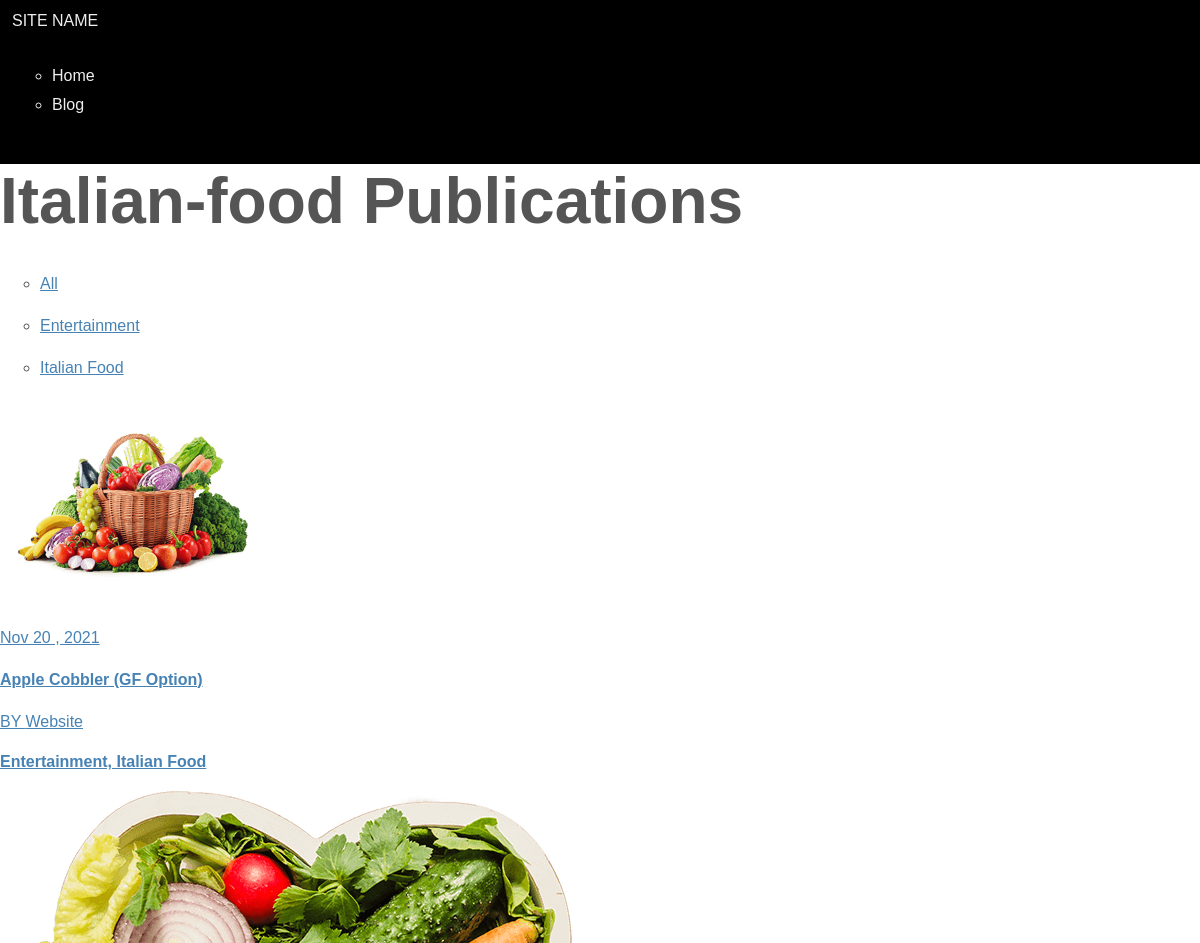
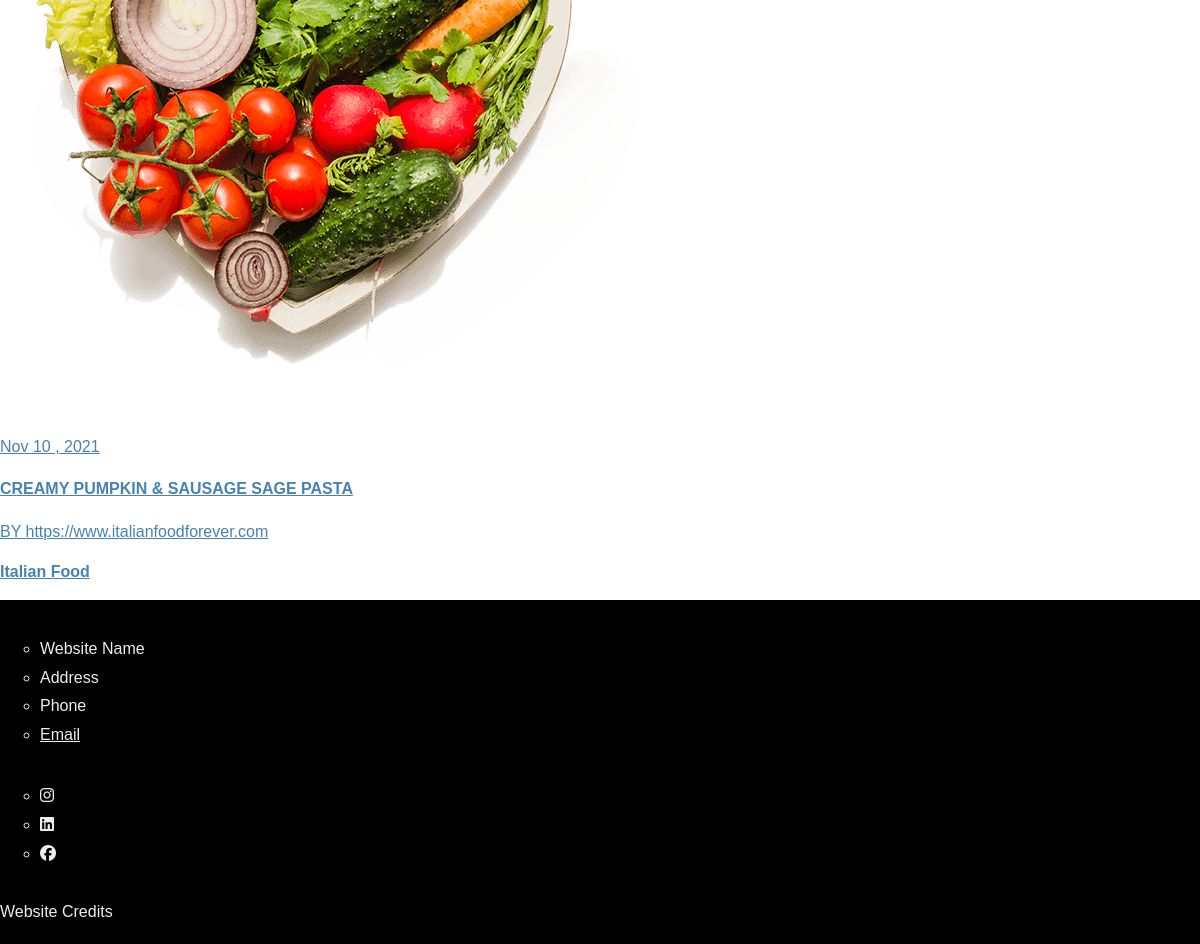
/blog/blog_notices/category/italian-food, run on the app's committed database (2 pictures, top to bottom).
### tables this page shows
CREATE TABLE `blog_categories` (
  `id` int(11) NOT NULL,
  `url_string` varchar(255) DEFAULT NULL,
  `category_name` varchar(255) DEFAULT NULL
);

CREATE TABLE `blog_notices` (
  `id` int(11) NOT NULL,
  `url_string` varchar(255) DEFAULT NULL,
  `blog_title` varchar(255) DEFAULT NULL,
  `blog_sub_title` varchar(255) DEFAULT NULL,
  `notice` text DEFAULT NULL,
  `youtube` varchar(50) DEFAULT NULL,
  `uploaded_date` date DEFAULT NULL,
  `published_date` date DEFAULT NULL,
  `published` tinyint(1) DEFAULT NULL,
  `picture` varchar(255) DEFAULT '',
  `notice_sources_id` int(11) DEFAULT 0
);

### public/index.php (called while the page is built, shortened)
<?php
$init = new Core;

### engine/Model.php (called while the page is built, shortened)
<?php
class Model {
    private $host = HOST;
    private $user = USER;
    private $pass = PASSWORD;
    private $dbname = DATABASE;
    private $dbh;
    private $stmt;
    public function __construct($current_module = NULL) {
        $this->port = (defined('PORT') ? PORT : '3306');
        $dsn = 'mysql:host=' . $this->host . ';port=' . $this->port . ';dbname=' . $this->dbname;
        $options = array(
            PDO::ATTR_PERSISTENT => true,
            PDO::ATTR_ERRMODE => PDO::ERRMODE_EXCEPTION
        );
        try{
            $this->dbh = new PDO($dsn, $this->user, $this->pass, $options);
        } catch(PDOException $e){
            $this->error = $e->getMessage();
            echo $this->error; die();
        }
    }
    private function get_param_type($value) {
        switch(true){
        default:
            $type = PDO::PARAM_STR;
        }
        return $type;
    }
    function prepare_and_execute($sql, $data) {
        $this->stmt = $this->dbh->prepare($sql);
        if (isset($data[0])) {
            return $this->stmt->execute($data);
        } else {
            foreach ($data as $key => $value) {
                $type = $this->get_param_type($value);
                $this->stmt->bindValue(":$key", $value, $type);
            }
            return $this->stmt->execute();
        }
    }
    public function get($order_by=NULL, $target_tbl=NULL, $limit=NULL, $offset=NULL) {
        $limit_results = false;
        $sql = "SELECT * FROM $target_tbl order by $order_by";
        $stmt = $this->dbh->prepare($sql);
        $stmt->execute();
        $query = $stmt->fetchAll(PDO::FETCH_OBJ);
        return $query;
    }
    public function get_one_where($column, $value, $target_tbl=NULL) {
        $data[$column] = $value;
        $sql = "SELECT * FROM $target_tbl where $column = :$column";
        $result = $this->prepare_and_execute($sql, $data);
        if ($result == true) {
            $item = $this->stmt->fetch(PDO::FETCH_OBJ);
            return $item;
        }
    }
        ?>
    <?php
    public function query_bind($sql, $data, $return_type=false) {
        $this->prepare_and_execute($sql, $data);
        if ($return_type == 'object') {
            $query = $this->stmt->fetchAll(PDO::FETCH_OBJ);
            return $query;
        } elseif ($return_type == 'array') {
            $query = $this->stmt->fetchAll(PDO::FETCH_ASSOC);
            return $query;
        }
    }
}

### engine/tg_helpers/url.php (called while the page is built, shortened)
<?php
function segment($num, $var_type=null) {
    $segments = SEGMENTS;
    if (isset($segments[$num])) {
        $value = $segments[$num];
    } else {
        $value = '';
    }
    return $value;
}

### engine/get_segments.php (called while the page is built, shortened)
<?php
function get_segments($ignore_custom_routes=NULL) {
    $psuedo_url = str_replace('://', '', BASE_URL);
    $psuedo_url = rtrim($psuedo_url, '/');
    $bits = explode('/', $psuedo_url);
    $num_bits = count($bits);
    if ($num_bits>1) {
        $num_segments_to_ditch = $num_bits-1;
    } else {
        $num_segments_to_ditch = 0;
    }
    $assumed_url = (isset($_SERVER['HTTPS']) && $_SERVER['HTTPS'] === 'on' ? "https" : "http") . "://" . $_SERVER['HTTP_HOST'] .  $_SERVER['REQUEST_URI'];
    if (!isset($ignore_custom_routes)) {
        $assumed_url = attempt_add_custom_routes($assumed_url);
    }
    $data['assumed_url'] = $assumed_url;
    $assumed_url = str_replace('://', '', $assumed_url);
    $assumed_url = rtrim($assumed_url, '/');
    $segments = explode('/', $assumed_url);
    for ($i=0; $i < $num_segments_to_ditch; $i++) {
        unset($segments[$i]);
    }
    $data['segments'] = array_values($segments);
    return $data;
}
function attempt_add_custom_routes($target_url) {
    $target_url = rtrim($target_url, '/');
    $target_segments_str = str_replace(BASE_URL,'', $target_url);
    $target_segments = explode('/',$target_segments_str);
    foreach (CUSTOM_ROUTES as $custom_route => $custom_route_destination) {
        $custom_route_segments = explode('/',$custom_route);
    }
    return $target_url;
}
$data = get_segments();

### modules/blog_notices/views/category.php (the view, shortened to what this page needs)
<!DOCTYPE html>
<html lang="en">
<head>
    <link rel="stylesheet" href="https://use.typekit.net/sud0zuo.css">
    <link rel="stylesheet" href="<?= BASE_URL ?>css/trongate.css">
    <link rel="stylesheet" href="<?= BASE_URL ?>blog_notices_module/css/app.css">
</head>
<body>
    <header>
        <div id="header-container">
        <span id="logo"> <a href="<?= BASE_URL ?>">  SITE NAME</a></span>
            <nav>
                <ul>
                    <li><a href="<?= BASE_URL ?>">Home </a></li>
                   <li><a href="<?= BASE_URL ?>blog_notices/all">Blog</a></li>
                </ul>
            </nav>
        </div>
    </header>
        <?php
        if(isset($class)) {
            $print_class = $class;
        } else {
            $print_class = '';
        }
        ?>
        <div id="master-container" <?= $print_class ?> >
        <div  class="landing">
        <h1><?= $headline ?></h1>
    </div>
    <section class="projects-nav border-bottom">
        <ul class="portfolio-filter">
            <li class="active"><a href="<?= BASE_URL.'blog_notices/all' ?>" > <p> All  </p></a></li>
    <?php
        foreach ($categories as $category) {
            $category_url = BASE_URL.'blog_notices/category/'.$category->url_string;
    ?>
            <li><a href="<?= $category_url ?>" >  <p><?= $category->category_name ?> </p></a></li>
        <?php } ?>
        </ul>
    </section>
            <?php
    if ($total_rows>0) {
        ?>
        <section class="publications-container">
        <?php
            foreach ($blog_notices as $blog_notice) {
                if($blog_notice->picture != '') {
                    $blog_notices_picture = BASE_URL.'blog_notices_pics/'.$blog_notice->blog_notices_id.'/'.$blog_notice->picture;
                } else {
                    $blog_notices_picture = BASE_URL.'blog_notices_module/img/home-img.png';
                }
                $view_blog_notice = BASE_URL.'blog_notices/display/'.$blog_notice->url_string;
            ?>
            <div class="publication">
                    <a href="<?= $view_blog_notice ?>" id="" >
                <div class="news-img">
                    <img src="<?= $blog_notices_picture ?>" alt="<?= $blog_notice->blog_title ?>">
                </div>
                <div class="news-title">
                    <p><?= date('M j \, Y',  strtotime($blog_notice->published_date)) ?></p>
                    <h4><?= $blog_notice->blog_title ?> </h4>
                    <p>BY <?= $blog_notice->notice_source_name ?></p>
                    <p > <b> <?= implode(', ', $blog_notice->categories) ?></b></p>
                </div>
                </a>
            </div>
            <?php } ?>
        </section>
        <?php
        } else { echo 'No blog notices yet';}
        ?>
    </div>
    <footer >
       <ul>
           <li>Website Name</li>
           <li>Address</li>
           <li> Phone</li>
           <li><a href="mailto:#">Email</a></li>
       </ul>
       <ul class="social-media">
        <li><a href="#"><i class="fab fa-instagram"></i></a></li>
        <li><a href="#"><i class="fab fa-linkedin"></i></a></li>
        <li><a href="#"><i class="fab fa-facebook"></i></a></li>
    </ul>
       <p> Website Credits</p>
    </footer>
</body>
</html>

### public/css/trongate.css (style rules this page uses)
:root { --primary: #4682b4; --primary-dark: #38678f; --primary-darker: #294d6b; --primary-color: #fff; --secondary: #ff0000; --border: #c5c5c5; --alt: #fff; }
body { font-family: Tahoma, Geneva, sans-serif; margin: 0; padding: 0; color: #555; font-size: 1rem; }
h1 { margin-top: 0; font-size: 4em; margin-bottom: 0.2em; }
p { line-height: 1.5em; }
a { color: var(--primary); }
ul { margin: 2em 0; list-style-type: circle; }
li { line-height: 1.8em; }

### public/css/app.css (style rules this page uses)
body { min-height: 100vh; display: flex; flex-direction: column; justify-content: space-between; }
header { background-color: black; padding: 12px; }
header, header a, footer, footer a { color: #eee; text-decoration: none; }
footer { width: 100%; background-color: black; padding: 0.2em 0; }
footer a { text-decoration: underline; }
@media (min-width: 1px) { h1 { font-size: 32px; } }
@media (min-width: 1px) { h1, h2, h3 { text-align: center; } }
@media (min-width: 860px) { h1 { margin-top: 0; font-size: 4em; margin-bottom: 0.2em; } }
@media (min-width: 860px) { h1, h2, h3 { text-align: left; } }

### data on the page
blog_categories: category_name "Entertainment"
blog_categories: category_name "Italian Food"
blog_notices: id+picture (picture), published_date "Nov 20 , 2021", blog_title "Apple Cobbler (GF Option)", notice_source_name "Website", categories "Entertainment, Italian Food"
blog_notices: shows a picture, published_date "Nov 10 , 2021", blog_title "CREAMY PUMPKIN & SAUSAGE SAGE PASTA", notice_source_name "https://www.italianfoodforever.com", categories "Italian Food"

### other printed values
$headline "Italian-food Publications"
